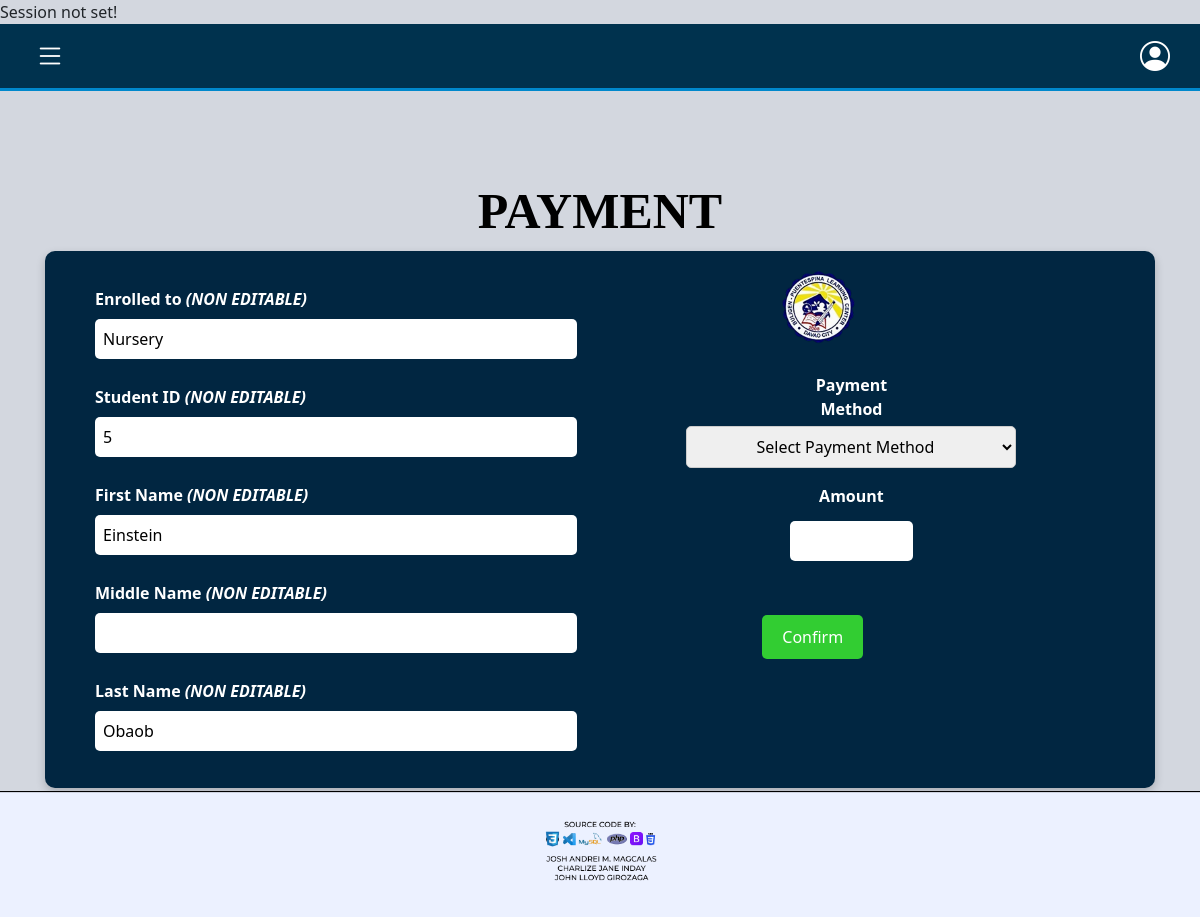
Page /website/payment-form.php?student_id=5 on the committed database.
### tables this page shows
CREATE TABLE `tbl_student_info` (
  `student_id` int(11) NOT NULL,
  `enroll_category` enum('Nursery','Kindergarten_1','Kindergarten_2') DEFAULT NULL,
  `schoolyear` varchar(10) DEFAULT NULL,
  `last_name` varchar(50) NOT NULL,
  `first_name` varchar(100) NOT NULL,
  `middle_name` varchar(50) DEFAULT NULL,
  `street` text NOT NULL,
  `city` varchar(50) DEFAULT NULL,
  `zip_code` int(4) NOT NULL,
  `birthdate` date NOT NULL,
  `sex` enum('Male','Female') NOT NULL,
  `parent1` varchar(50) DEFAULT NULL,
  `parent1_contact` int(12) DEFAULT NULL,
  `parent2` varchar(50) DEFAULT NULL,
  `parent2_contact` int(12) DEFAULT NULL,
  `emergency_fullname` varchar(50) NOT NULL,
  `emergency_relationship` enum('mother','father','guardian','others') NOT NULL,
  `emergency_address` text NOT NULL,
  `emergency_contact_no` int(12) NOT NULL,
  `created_by` int(11) DEFAULT NULL,
  `date_created` timestamp NOT NULL DEFAULT current_timestamp(),
  `updated_by` int(11) DEFAULT NULL,
  `date_updated` timestamp NOT NULL DEFAULT current_timestamp(),
  `isactive` tinyint(1) NOT NULL
);

### website/payment-form.php (the view, shortened to what this page needs)
<?php
    include "../database/dbconnect.php";
    if(isset($_GET["student_id"])){
        $student_id = $_GET["student_id"];
        $stmt = $conn->prepare("	SELECT
                                            enroll_category,
                                            last_name,
                                            first_name,
                                            middle_name
                                        FROM
                                            tbl_student_info
                                        WHERE
                                            isactive = 1
                                        AND
                                            student_id= ?;");
        $stmt->bind_param("i", $student_id);
        $stmt->execute();
        $result = $stmt->get_result();
        if ($result->num_rows > 0) {
            $row = $result->fetch_assoc();
        } else {
            die("Student not found!");
        }
    } else {
        die("Invalid request!");
    }
    $enroll_category = $row["enroll_category"];
    $last_name = $row["last_name"];
    $first_name = $row["first_name"];
    $middle_name = $row["middle_name"];
?>
<!DOCTYPE html>
<html lang="en">
<head>
    <link href="https://cdn.jsdelivr.net/npm/bootstrap@5.3.2/dist/css/bootstrap.min.css" rel="stylesheet">
    <link href="https://cdn.jsdelivr.net/npm/bootstrap-icons/font/bootstrap-icons.css" rel="stylesheet">
    <link rel="stylesheet" href="https://cdnjs.cloudflare.com/ajax/libs/font-awesome/6.7.2/css/all.min.css">
    <link rel="stylesheet" href="../style/payment-style.css">
</head>
<body>
    <?php include"../Layouts/paymentnavbar.php"?>
    <div class="form-wrapper">
        <div class="form-container">
        <h2 class="payment-header">PAYMENT</h2>
        <div class="container-form">
            <div style="width: 45%">
                <label>Enrolled to <i>(NON EDITABLE)</i></label>
                <input type="text" id="enroll_category" name="enroll_category" value="<?= htmlspecialchars($enroll_category); ?>" readonly>
                <label>Student ID <i>(NON EDITABLE)</i></label>
                <input type="text" id="student_id" name="student_id" value="<?= htmlspecialchars($student_id); ?>" readonly>
                <label>First Name <i>(NON EDITABLE)</i></label>
                <input type="text" id="first_name" name="first_name" value="<?= htmlspecialchars($first_name); ?>" readonly>
                <label>Middle Name <i>(NON EDITABLE)</i></label>
                <input type="text" id="middle_name" name="middle_name" value="<?= htmlspecialchars($middle_name); ?>" readonly>
                <label>Last Name <i>(NON EDITABLE)</i></label>
                <input type="text" id="last_name" name="last_name" value="<?= htmlspecialchars($last_name); ?>" readonly>
            </div>
            <form action="../database/db_payment_student.php" method="POST">
            <div style="width: 45%; text-align: center;">
                <div class="card-icon">
                    <img src="../images/SCHOOL_LOGO.png" alt="Card Icon">
                </div>
                <div class="payment-section">
                        <label class="payment-label" for="payment-method">Payment Method</label>
                        <select class="payment-input" id="payment-method" name="payment-method">
                            <option value="" disabled selected>Select Payment Method</option>
                        </select>
                        <label class="payment-label" for="amount">Amount</label>
                        <input class="payment-input" type="text" id="amount" name="amount">
                </div>
                        <div style="margin-top: 18px">
                            <button class="confirm-btn">Confirm</button>
                        </div>
                    </form>
                </div>
            </div>
        </div>
    <div class="footer">
        <img src="../images/FOOTER.png" alt="Footer" class="footer-img">
    </div>
</body>
</html>

### style/payment-style.css (style rules this page uses)
.form-container { display: flex; flex-direction: column; align-items: center; }
.payment-header { font-size: 50px; font-family: Tinos; font-weight: bold; color: black; margin-bottom: 10px; text-align: center; }
.form-wrapper { display: flex; flex-direction: column; align-items: center; justify-content: flex-start; min-height: calc(100vh - 100px); padding-top: 90px; gap: 15px; }
.container-form { background-color: #012641; color: white; padding: 20px; border-radius: 10px; width: 157%; height: 537px; display: flex; flex-wrap: wrap; justify-content: space-between; box-shadow: 0 4px 10px rgba(0, 0, 0, 0.2); }
.container-form label { display: block; width: 100%; margin-top: 16px; margin-left: 30px; font-weight: bold; }
.container-form input { width: 100%; padding: 8px; border-radius: 5px; border: none; margin-top: 8px; margin-bottom: 10px; margin-left: 30px; }
.payment-section { display: flex; flex-direction: column; align-items: center; justify-content: center; width: 70%; margin-top: 12px; margin-left: 30px ; }
.payment-label { text-align: center; font-weight: bold; display: block; margin-bottom: 5px; }
.payment-input { width: 330px; padding: 8px; text-align: center; border: 1px solid #ccc; border-radius: 5px; font-size: 16px; margin-left: 30px; }
.card-icon img { width: 55%; margin-right: 30px; }
.confirm-btn { background-color: #32cd32; color: white; border: none; padding: 10px 20px; border-radius: 5px; cursor: pointer; margin-top: 26px; margin-right: 40px; }
.footer img { width: 100%; margin-top: auto; position: relative; bottom: auto; left: 0; }

### Layouts/paymentnavbar.php (style rules this page uses)
body { background-color: #d3d7df; margin: 0; padding: 0; }

### rows in the picture
tbl_student_info: enroll_category "Nursery", first_name "Einstein", last_name "Obaob"
